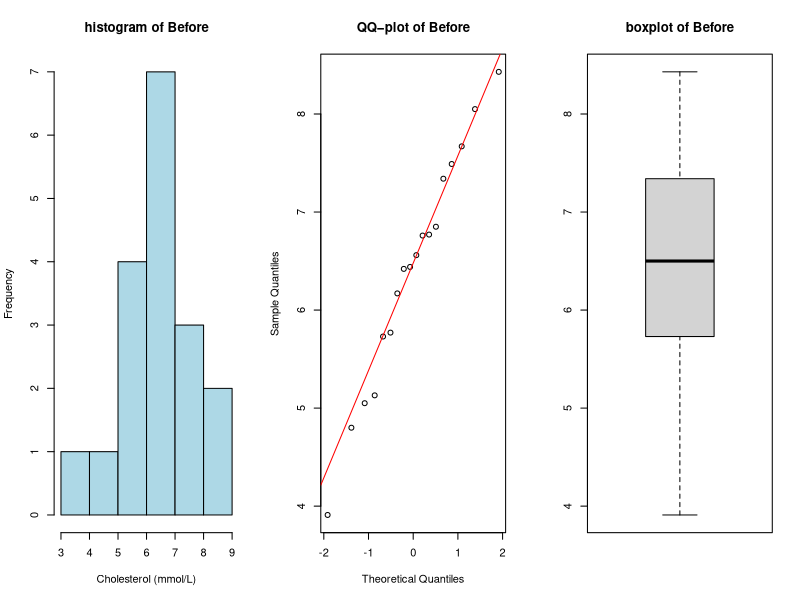
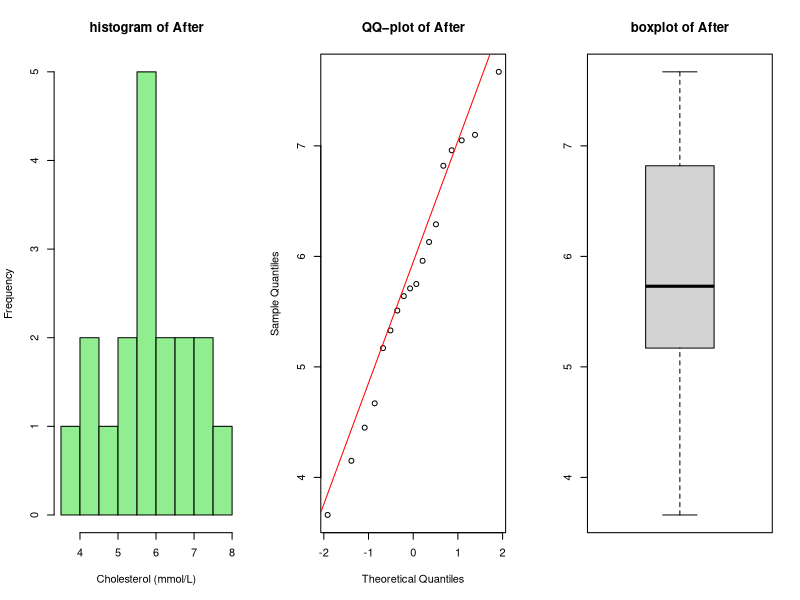
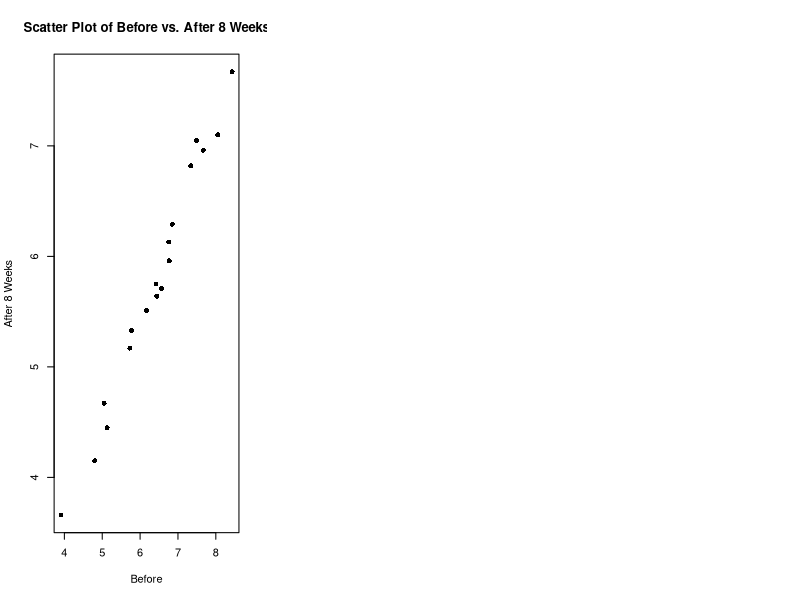
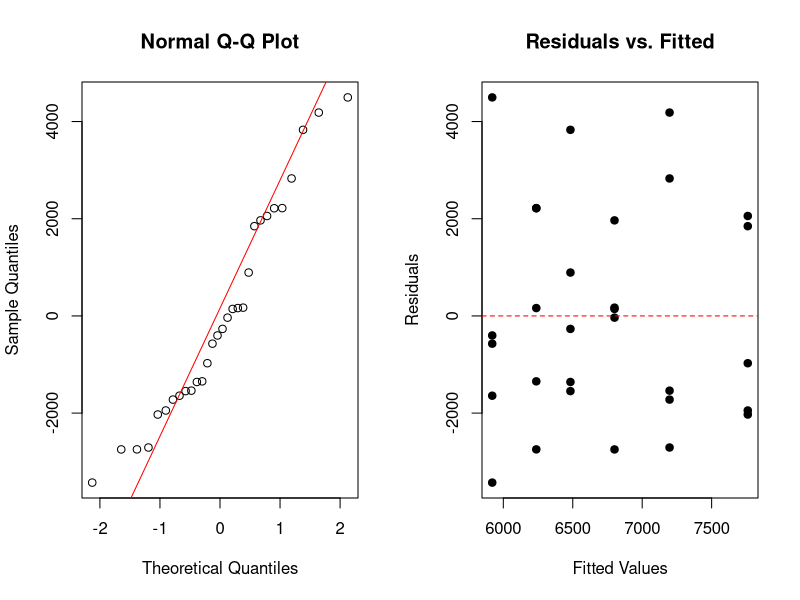
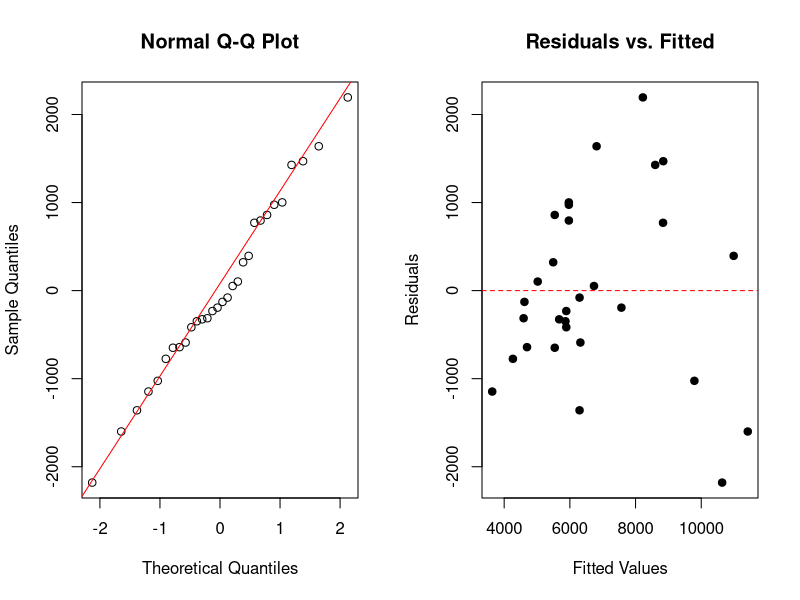
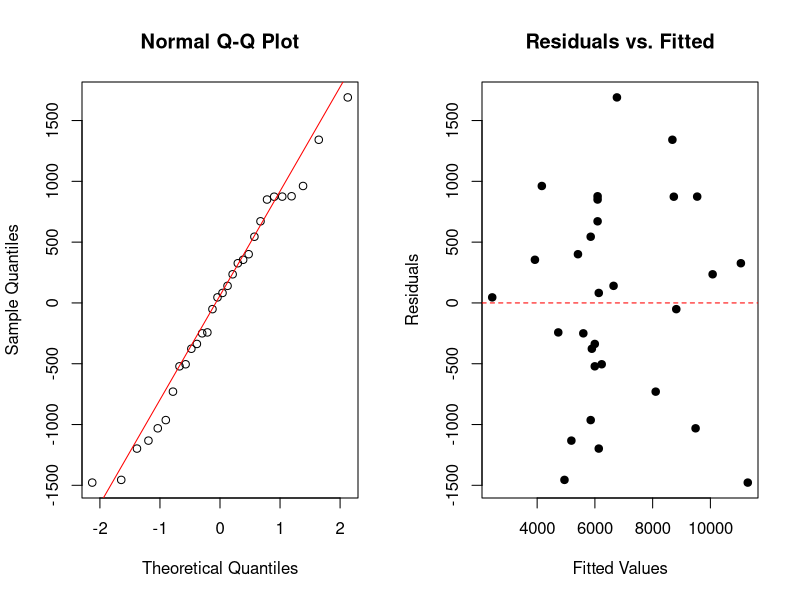
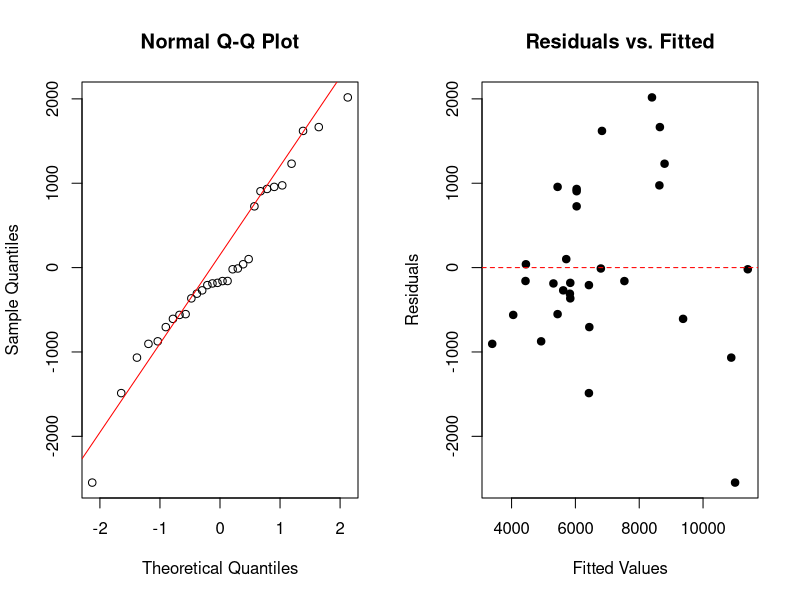
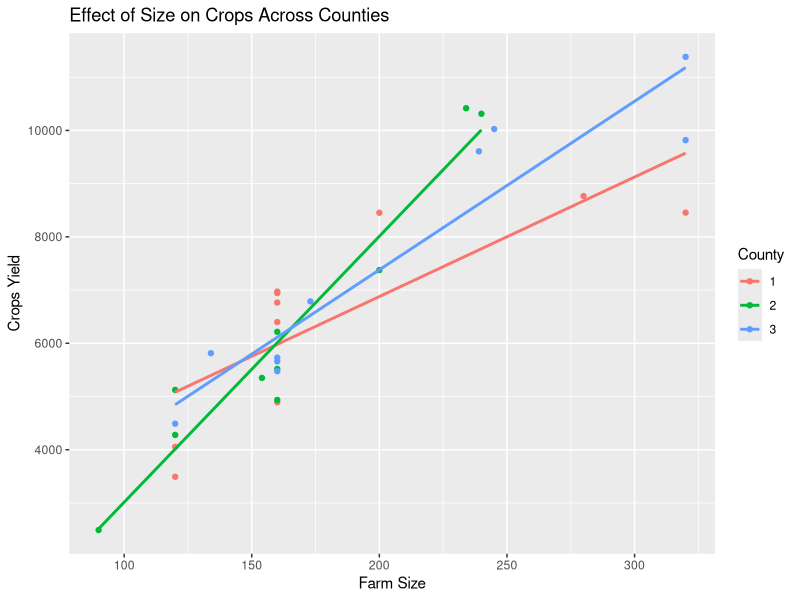

Recreate these plots in R, in order.
## ---- chunk 1
knitr::opts_chunk$set(echo = TRUE)
# only round 3
options(digits = 3)

knitr::opts_chunk$set(fig.show='hold')
knitr::opts_chunk$set(fig.height = 2.5)
## ---- chunk 2
data = read.table('cholesterol.txt', header = TRUE)
# Before
par(mfrow = c(1,3))
hist(data$Before, main="histogram of Before", xlab="Cholesterol (mmol/L)", col="lightblue", border="black")
qqnorm(data$Before, main="QQ−plot of Before")
qqline(data$Before, col="red")
boxplot(data$Before, main="boxplot of Before")
# After
hist(data$After8weeks, main="histogram of After", xlab="Cholesterol (mmol/L)", col="lightgreen", border="black")
qqnorm(data$After8weeks, main="QQ−plot of After")
qqline(data$After8weeks, main="After", col="red")
boxplot(data$After8weeks,main="boxplot of After")
## ---- chunk 3
plot(data$Before, data$After8weeks,
     main = "Scatter Plot of Before vs. After 8 Weeks",
     xlab = "Before", ylab = "After 8 Weeks",
     col = "black", pch = 16)
## ---- chunk 4
t.test(data$Before,data$After8weeks, paired=TRUE)
## ---- chunk 5
mean_difference = function(x,y) {mean(x-y)}
original_diff <- mean(data$Before - data$After8weeks)
B=1000; tstar=numeric(B)
for (i in 1:B) {
  md_star=t(apply(cbind(data$Before,data$After8weeks),1,sample))
  tstar[i]=mean_difference(data$Before,data$After8weeks) 
}
myt = mean_difference(data$Before,data$After8weeks);
pl=sum(tstar<myt)/B;pr=sum(tstar>myt)/B;p=2*min(pl,pr); p
## ---- chunk 6
x = data$After8weeks;n = length(x);x_mean = mean(x);x_sd = sd(x) ;
alpha = 0.03;t = qt(1-alpha/2, df = n-1)
CI_normal = c(
  x_mean - t * (x_sd / sqrt(n)),
  x_mean + t * (x_sd / sqrt(n)))
cat("97% CI based on normality: [", round(CI_normal[1], 3), 
    ",", round(CI_normal[2], 3), "]\n")
## ---- chunk 7
B = 1000;x_mean = mean(data$After8weeks);Tstar = numeric(B)
for(i in 1:B){
  Xstar=sample(data$After8weeks,replace=TRUE)
  Tstar[i]=mean(Xstar)
}
Tstar15 = quantile(Tstar, 0.015);Tstar985 = quantile(Tstar, 0.985)
CI_bootstrap = c(2*x_mean-Tstar985,2*x_mean-Tstar15)
cat("Bootstrap 97% CI: [", round(CI_bootstrap[1], 3), 
    ",", round(CI_bootstrap[2], 3), "]\n")

## ---- chunk 8
n=length(data$After8weeks) 
t=max(data$After8weeks)
B=1000;tstar=numeric(B)
theta_values = seq(3, 12, by = 0.1)
p_values = sapply(theta_values, function(theta) {
  tstar = numeric(B)
  for (i in 1:B){
    xstar = runif(n, min = 3, max = theta)
    tstar[i] = max(xstar)
  }
  pl = sum(tstar < t) / B;pr = sum(tstar > t) / B
  p = 2 * min(pl, pr)
  return(p)
})
theta_valid = theta_values[p_values > 0.05]
cat("For H0 cannot be rejected: [", min(theta_valid), max(theta_valid),  "]\n")
## ---- chunk 9
n = length(data$After8weeks);below_6 = sum(data$After8weeks < 6);
binom.test(below_6,n,p=0.5,alt="l")
## ---- chunk 10
 wilcox.test(data$After8weeks,mu=6)
## ---- chunk 11
below_4.5 = sum(data$After8weeks <= 4.5);n = length(data$After8weeks)
binom.test(below_4.5,n,p=0.25,alt="g")
## ---- chunk 12
df <- read.table("crops.txt", header = TRUE)
df$County <- as.factor(df$County);df$Related <- as.factor(df$Related)
shapiro.test(df$Crops);shapiro.test(df$Size)
## ---- chunk 13
library(car)
leveneTest(Crops ~ County, data = df);leveneTest(Crops ~ Related, data = df);
leveneTest(Crops ~ County:Related, data = df)
## ---- chunk 14
anova_model1 <- aov(Crops ~ County + Related, data = df) ;summary(anova_model1)
## ---- chunk 15
anova_model2 <- aov(Crops ~ Related, data = df) ;summary(anova_model2)
## ---- chunk 16
anova_model3 <- aov(Crops ~ County, data = df) ;summary(anova_model3)
## ---- chunk 17
anova_model4 <- aov(Crops ~ 1, data = df) ;summary(anova_model4)
## ---- chunk 18
anova_model2 <- aov(Crops ~ County*Related, data = df) ;summary(anova_model2)
## ---- chunk 19
new_farm <- data.frame(
  County = factor(3, levels = c(1, 2, 3)), 
  Related = factor("no", levels = c("no", "yes"))
)
predicted_crops <- predict(anova_model1, newdata = new_farm, interval = "confidence");predicted_crops
## ---- chunk 20
par(mfrow = c(1,2)) 
residuals1 <- resid(anova_model1)
fitted_values1 <- fitted(anova_model1) 
qqnorm(residuals1);qqline(residuals1, col="red")
plot(fitted_values1,residuals1 , main = "Residuals vs. Fitted", 
     xlab = "Fitted Values", ylab = "Residuals", pch = 19)
abline(h = 0, col = "red", lty = 2)
## ---- chunk 21
ancova_main <- aov(Crops ~ County + Related + Size, data = df);summary(ancova_main)
## ---- chunk 22
par(mfrow = c(1,2)) 
residuals_main <- resid(ancova_main)
fitted_values_main <- fitted(ancova_main) 
qqnorm(residuals_main);qqline(residuals_main, col="red")
plot(fitted_values_main,residuals_main , main = "Residuals vs. Fitted", 
     xlab = "Fitted Values", ylab = "Residuals", pch = 19)
abline(h = 0, col = "red", lty = 2)
## ---- chunk 23
ancova_county_size <- aov(Crops ~ County * Size + Related, data = df);summary(ancova_county_size)
## ---- chunk 24
summary.lm(ancova_county_size)
## ---- chunk 25
lm_model=lm(Crops ~ County * Size + Related, data = df)
ancova_county_size_lm <- anova(lm_model);
ancova_county_size_lm
## ---- chunk 26
summary(lm_model)
## ---- chunk 27
par(mfrow = c(1,2)) 
residuals_county_size <- resid(ancova_county_size)
fitted_values_county_size <- fitted(ancova_county_size) 
qqnorm(residuals_county_size);qqline(residuals_county_size, col="red")
plot(fitted_values_county_size,residuals_county_size , main = "Residuals vs. Fitted", 
     xlab = "Fitted Values", ylab = "Residuals", pch = 19)
abline(h = 0, col = "red", lty = 2)
## ---- chunk 28
ancova_related_size <- aov(Crops ~ County + Related * Size, data = df);summary(ancova_related_size)
## ---- chunk 29
par(mfrow = c(1,2)) 
residuals_related_size <- resid(ancova_related_size)
fitted_values_related_size <- fitted(ancova_related_size) 
qqnorm(residuals_related_size);qqline(residuals_related_size, col="red")
plot(fitted_values_related_size,residuals_related_size , main = "Residuals vs. Fitted", 
     xlab = "Fitted Values", ylab = "Residuals", pch = 19)
abline(h = 0, col = "red", lty = 2)
## ---- chunk 30
shapiro.test(residuals(ancova_main));shapiro.test(residuals(ancova_related_size));
shapiro.test(residuals(ancova_county_size))
## ---- chunk 31
library(ggplot2)
ggplot(df, aes(x = Size, y = Crops, color = County)) +
  geom_point() +
  geom_smooth(method = "lm", se = FALSE) +
  labs(title = "Effect of Size on Crops Across Counties",
       x = "Farm Size", y = "Crops Yield")
## ---- chunk 32
new_farm <- data.frame(
  County = factor(2, levels = c(1, 2, 3)), 
  Related = factor("yes", levels = c("no", "yes")),
  Size = 165  
)
predicted_crops <- predict(ancova_county_size, newdata = new_farm, interval = "confidence")
predicted_crops
## ---- chunk 33
error_variance <- sum(residuals(ancova_county_size)^2) / df.residual(ancova_county_size)
error_variance
## ---- chunk 34
library(MASS)
blocks = rep(1:6, each = 4)

random_N = unlist(tapply(rep(c(1, 1, 0, 0), 6), blocks, sample))  
random_P = unlist(tapply(rep(c(1, 1, 0, 0), 6), blocks, sample))
random_K = unlist(tapply(rep(c(1, 1, 0, 0), 6), blocks, sample))

N_matrix <- matrix(random_N, nrow = 6, byrow = TRUE)
P_matrix <- matrix(random_P, nrow = 6, byrow = TRUE)
K_matrix <- matrix(random_K, nrow = 6, byrow = TRUE)

random_result = cbind(blocks, N_matrix, P_matrix, K_matrix)
colnames(random_result) <- c("Block", "N1", "N2", "N3", "N4", 
                             "P1", "P2", "P3", "P4", "K1", "K2", "K3", "K4")
random_result
## ---- chunk 35
interaction.plot(npk$block, npk$N, npk$yield, xlab = 'Block', ylab = "Yield", 
trace.label = "N", col = c("red", "blue"), 
main = "The influence of using N or not on yield")
## ---- chunk 36
par(mfrow = c(1,2), mar = c(2, 3, 2, 1))
boxplot(npk$yield~npk$block);boxplot(npk$yield~npk$N);
## ---- chunk 37
par(mfrow = c(1,2), mar = c(3, 3, 2, 1))
interaction.plot(npk$block, npk$N, npk$yield);interaction.plot(npk$N, npk$block, npk$yield)
## ---- chunk 38
npk$block = as.factor(npk$block); npk$N = as.factor(npk$N); 
npkaov = lm(yield~block*N, data=npk);anova(npkaov)
## ---- chunk 39
npk$block = as.factor(npk$block); npk$N = as.factor(npk$N); 
npkaov = lm(yield~block+N, data=npk);anova(npkaov)
## ---- chunk 40
par(mfrow = c(1,2))
qqnorm(residuals(npkaov)); plot(fitted(npkaov),residuals(npkaov))
## ---- chunk 41
model_N_block <- lm(yield ~ N * block + P + K, data = npk)
model_P_block <- lm(yield ~ P * block + N + K, data = npk)
model_K_block <- lm(yield ~ K * block + N + P, data = npk)
anova(model_N_block);anova(model_P_block);anova(model_K_block)
## ---- chunk 42
additive_model <- lm(npk$yield ~ npk$N + npk$block + npk$P + npk$K)
anova(additive_model)
## ---- chunk 43
library(lme4)
mixed_model <- lmer(yield ~ N + P + K + (1|block), REML=FALSE,data=npk)
summary(mixed_model)
## ---- chunk 44
mixed_without_N <- lmer(yield ~ P + K + (1|block), REML=FALSE,data=npk)
anova(mixed_model, mixed_without_N)
